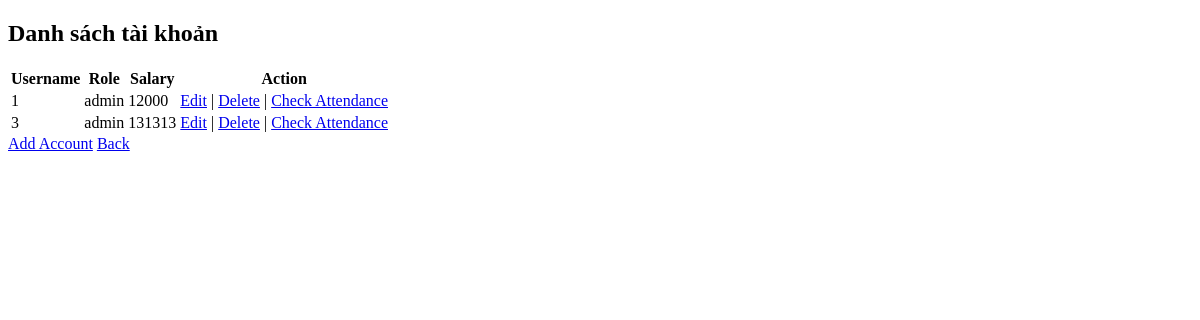
/view_accounts/, run on an earlier commit of the app's database.
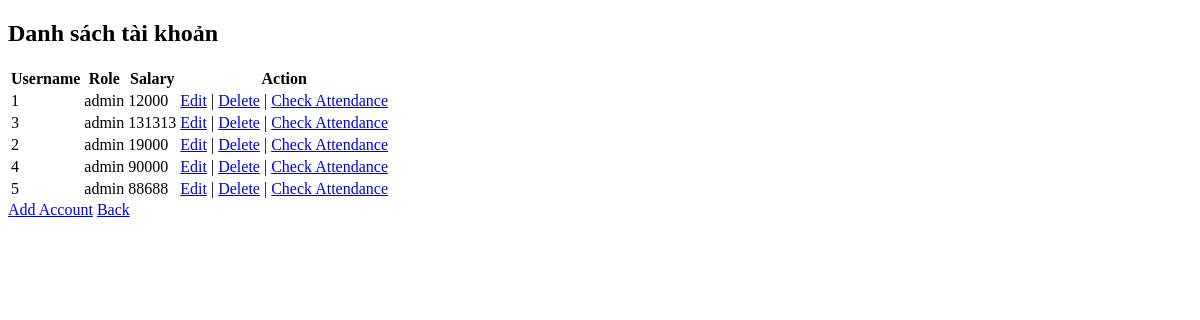
And on a later commit of the database.
### WebChamCong/models.py (models this page shows)
class Account(models.Model):
    username = models.CharField(max_length=50,unique=True)
    password = models.CharField(max_length=50)
    role = models.CharField(max_length=20)
    salary = models.IntegerField(null=True)

### WebChamCong/views.py (the view)
# urls.py: path('view_accounts/', views.view_accounts, name='view_accounts'),
def view_accounts(request):
    accounts = Account.objects.all()
    return render(request, 'view_accounts.html', {'accounts': accounts})

### WebChamCong/templates/view_accounts.html (shortened to what this page needs)
<!DOCTYPE html>
<html>
<head>
</head>
<body>
    <h2>Danh sách tài khoản</h2>
    <table>
        <tr>
            <th>Username</th>
            <th>Role</th>
            <th>Salary</th>
            <th>Action</th>
        </tr>
        {% for account in accounts %}
        <tr>
            <td>{{ account.username }}</td>
            <td>{{ account.role }}</td>
            <td>{{ account.salary }}</td>
            <td>
                <a href="{% url 'WebChamCong:edit_accounts' account.id %}">Edit</a> |
                <a href="{% url 'WebChamCong:delete_accounts' account.id %}" onclick="return confirm('Are you sure you want to delete this account?')">Delete</a> |
                <a href="{% url 'WebChamCong:check_attendance' account.id %}">Check Attendance</a>
            </td>
        </tr>
        {% endfor %}
    </table>
    <a href="{% url 'WebChamCong:add_account' %}">Add Account</a>
    <a href="{% url 'WebChamCong:main' %}">Back</a>
</body>
</html>

What changed in the data, as far as the page shows it:
added Account: username "2", role "admin", salary "19000"
added Account: username "4", role "admin", salary "90000"
added Account: username "5", role "admin", salary "88688"
